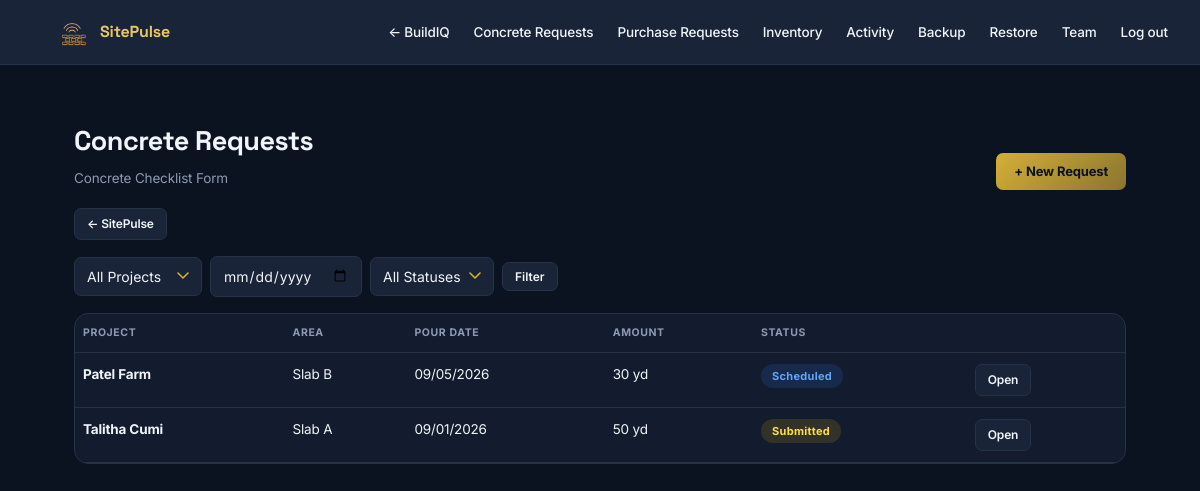
/inventory/concrete (signed in), run on the app's committed database.
### tables this page shows
CREATE TABLE inventory_concrete_requests (
            id INTEGER PRIMARY KEY AUTOINCREMENT, project TEXT NOT NULL,
            job_site_address TEXT, area_description TEXT, pour_date TEXT NOT NULL,
            pour_time TEXT, mix_design_psi TEXT, mix_slump TEXT, concrete_amount TEXT,
            truck_spacing TEXT, pump_size TEXT, pump_arrival_time TEXT,
            lab_required TEXT, lab_time TEXT, drilling_required TEXT, drilling_time TEXT,
            requested_by TEXT, requested_signature TEXT, requested_date TEXT,
            ordered_by TEXT, ordered_signature TEXT, ordered_date TEXT,
            concrete_company TEXT, concrete_company_phone TEXT,
            pump_company TEXT, pump_company_phone TEXT,
            lab_company TEXT, drilling_company TEXT, drilling_company_phone TEXT,
            status TEXT DEFAULT 'Submitted',
            created_at TEXT, updated_at TEXT
        , pump_type TEXT, concrete_arrival_time TEXT, full_reminder_sent_at TEXT);

### app.py (the view)
@app.route("/inventory/concrete")
@login_required
def inventory_concrete_list():
    send_due_concrete_reminders()
    db = get_db()
    rows = db.execute("SELECT * FROM inventory_concrete_requests ORDER BY pour_date DESC").fetchall()
    project_options = sorted({r["project"] for r in rows if r["project"]})
    status_options = sorted({r["status"] or "Submitted" for r in rows})
    project_filter = request.args.get("project", "")
    pour_date_filter = request.args.get("pour_date", "")
    status_filter = request.args.get("status", "")
    filtered_rows = rows
    if project_filter:
        filtered_rows = [r for r in filtered_rows if r["project"] == project_filter]
    if pour_date_filter:
        filtered_rows = [r for r in filtered_rows if r["pour_date"] == pour_date_filter]
    if status_filter:
        filtered_rows = [r for r in filtered_rows if (r["status"] or "Submitted") == status_filter]
    return render_template("inventory/concrete_requests.html", requests=filtered_rows,
                            has_any_requests=len(rows) > 0,
                            project_options=project_options, status_options=status_options,
                            project_filter=project_filter, pour_date_filter=pour_date_filter,
                            status_filter=status_filter)

### app.py (called while the page is built, shortened)
@app.template_filter("friendly_date")
def friendly_date(date_str):
    if not date_str:
        return ""
    try:
        return datetime.strptime(date_str, "%Y-%m-%d").strftime("%m/%d/%Y")
    except ValueError:
        return date_str

def get_db():
    if "db" not in g:
        g.db = sqlite3.connect(DB_PATH)
        g.db.row_factory = sqlite3.Row
    return g.db

def is_admin():
    return current_user.is_authenticated and current_user.email in ADMIN_EMAILS

@app.context_processor
def inject_permissions():
    return {
        "has_project_hunt_access": current_user.is_authenticated and current_user.email in FULL_ACCESS_EMAILS,
        "is_procurement": current_user.is_authenticated and current_user.email in PROCUREMENT_EMAILS,
        "is_admin_user": is_admin(),
    }

@app.before_request
def restrict_project_hunt():
    if request.path.startswith("/tracker") and current_user.is_authenticated:
        if current_user.email not in FULL_ACCESS_EMAILS:
            flash("You don't have access to Project Hunt.", "error")
            return redirect(url_for("home"))

@login_manager.user_loader
def load_user(user_id):
    db = get_db()
    row = db.execute("SELECT * FROM users WHERE id = ?", (user_id,)).fetchone()
    return User(row) if row else None

def send_due_concrete_reminders():
    db = get_db()
    tomorrow = (date.today() + timedelta(days=1)).isoformat()
    due = db.execute(
        "SELECT * FROM inventory_concrete_requests WHERE status = 'Scheduled' AND pour_date = ? "
        "AND (full_reminder_sent_at IS NULL OR full_reminder_sent_at = '')",
        (tomorrow,)
    ).fetchall()
    if due:
        db.commit()

### templates/inventory/concrete_requests.html (shortened to what this page needs)
{% extends "inventory/base.html" %}
{% block content %}
<div class="section-row">
    <div><h1>Concrete Requests</h1><p class="sub">Concrete Checklist Form</p></div>
    <a href="{{ url_for('inventory_new_concrete') }}" class="btn btn-gold">+ New Request</a>
</div>
<a href="{{ url_for('inventory_home') }}" class="btn btn-sm" style="margin-bottom:16px;">&larr; SitePulse</a>
<form method="GET" class="inline-form" style="margin-bottom:16px; flex-wrap:wrap;">
    <select name="project" style="width:auto;">
        <option value="">All Projects</option>
    </select>
    <input type="date" name="pour_date" value="{{ pour_date_filter }}" style="width:auto;">
    <select name="status" style="width:auto;">
        <option value="">All Statuses</option>
    </select>
    <button type="submit" class="btn-sm">Filter</button>
</form>
{% if requests|length == 0 %}
<div class="card"><p class="sub" style="margin:0;">{{ 'No concrete requests match this filter.' if has_any_requests else 'No concrete requests logged yet.' }}</p></div>
{% else %}
<div class="card" style="padding:0; overflow-x:auto;">
    <table>
        <tr><th>Project</th><th>Area</th><th>Pour Date</th><th>Amount</th><th>Status</th><th></th></tr>
        {% for r in requests %}
        <tr>
            <td><strong>{{ r['project'] }}</strong></td>
            <td>{{ r['area_description'] or '\u2014' }}</td>
            <td>{{ r['pour_date']|friendly_date }}</td>
            <td>{{ r['concrete_amount'] or '\u2014' }}</td>
            <td><span class="badge {{ 'status-awarded' if r['status']=='Completed' else ('status-inprogress' if r['status']=='Scheduled' else 'status-pending') }}">{{ r['status'] or 'Submitted' }}</span></td>
            <td><a href="{{ url_for('inventory_view_concrete', request_id=r['id']) }}" class="btn btn-sm">Open</a></td>
        </tr>
        {% endfor %}
    </table>
</div>
{% endif %}
{% endblock %}

### templates/inventory/base.html (shortened to what this page needs)
<!DOCTYPE html>
<html lang="en">
<head>
    <link rel="stylesheet" href="https://unpkg.com/leaflet@1.9.4/dist/leaflet.css" />
</head>
<body>
    <nav>
        <div class="brand-group">
            <a href="{{ url_for('inventory_home') }}" class="logo-only"><img src="{{ url_for('static', filename='icons/apps/sitepulse.png') }}" alt="SitePulse" style="height:32px; vertical-align:middle;"></a>
            <a href="{{ url_for('inventory_home') }}" class="brand-text">SitePulse</a>
        </div>
        <div class="nav-links">
            {% if current_user.is_authenticated %}
                <a href="{{ url_for('home') }}">&larr; BuildIQ</a>
                <a href="{{ url_for('inventory_concrete_list') }}">Concrete Requests</a>
                <a href="{{ url_for('inventory_purchase_list') }}">Purchase Requests</a>
                <a href="{{ url_for('inventory_materials_list') }}">Inventory</a>
                {% if current_user.email == "ayoub@darycet.com" %}<a href="{{ url_for('inventory_activity_log') }}">Activity</a>{% endif %}
                {% if current_user.email == "ayoub@darycet.com" %}<a href="{{ url_for('admin_backup') }}">Backup</a>{% endif %}
                {% if current_user.email == "ayoub@darycet.com" %}<a href="{{ url_for('admin_restore') }}">Restore</a>{% endif %}
                {% if current_user.email == "ayoub@darycet.com" %}<a href="{{ url_for('team_list') }}">Team</a>{% endif %}
                <a href="{{ url_for('logout') }}">Log out</a>
            {% else %}
                <a href="{{ url_for('login') }}">Log in</a>
                <a href="{{ url_for('signup') }}" class="cta">Get Started</a>
            {% endif %}
        </div>
    </nav>
    <div class="container">
        {% block content %}{% endblock %}
    </div>
</body>
</html>

### templates/inventory/base.html (style rules this page uses)
* { margin: 0; padding: 0; box-sizing: border-box; }
:root { --navy: #0B1220; --navy-light: #1A2438; --navy-card: #151E30; --gold: #D4AF37; --gold-light: #E8C765; --gold-dim: #8A7530; --text-light: #F1F5F9; --text-dim: #8B9BB4; --border: #263248; --green: #22C55E; --red: #EF4444; --yellow: #EAB308; --blue: #3B82F6; }
body { font-family: 'Inter', -apple-system, BlinkMacSystemFont, 'Segoe UI', Arial, sans-serif; background-color: var(--navy); color: var(--text-light); line-height: 1.5; font-weight: 400; letter-spacing: -0.01em; }
a { color: var(--gold-light); text-decoration: none; }
nav { background: var(--navy-light); padding: 16px 32px; display: flex; justify-content: space-between; align-items: center; border-bottom: 1px solid var(--border); }
nav .logo-only { display: flex; align-items: center; }
nav .brand-text { font-family: 'Space Grotesk', 'Inter', sans-serif; font-weight: 700; font-size: 16px; letter-spacing: -0.01em; color: var(--gold-light); margin-left: 12px; white-space: nowrap; }
nav .brand-group { display: flex; align-items: center; }
nav .nav-links { display: flex; align-items: center; }
nav a { color: var(--text-light); margin-left: 24px; font-size: 13.5px; font-weight: 500; }
.container { max-width: 1100px; margin: 0 auto; padding: 36px 24px; }
.card { background: rgba(21,30,48,0.88); backdrop-filter: blur(8px); -webkit-backdrop-filter: blur(8px); border: 1px solid var(--border); border-radius: 14px; padding: 24px; margin-bottom: 20px; }
h1 { font-family: 'Space Grotesk', 'Inter', sans-serif; font-size: 27px; margin-bottom: 6px; color: var(--text-light); font-weight: 700; letter-spacing: -0.02em; }
p.sub { color: var(--text-dim); margin-bottom: 20px; font-size: 13.5px; }
input, textarea, select { width: 100%; padding: 10px 12px; background: var(--navy-light); border: 1px solid var(--border); border-radius: 7px; font-size: 14px; font-family: inherit; color: var(--text-light); }
select { appearance: none; -webkit-appearance: none; background-repeat: no-repeat; background-position: right 12px center; padding-right: 32px; }
button, .btn { background: var(--navy-light); border: 1px solid var(--border); color: var(--text-light); padding: 9px 18px; border-radius: 7px; font-size: 13px; font-weight: 600; cursor: pointer; display: inline-block; margin-top: 14px; transition: all 0.15s; font-family: inherit; }
.btn-gold { background: linear-gradient(135deg, var(--gold), var(--gold-dim)); color: var(--navy); border: none; font-weight: 700; }
.btn-sm { padding: 6px 12px; font-size: 12px; margin-top: 0; }
table { width: 100%; border-collapse: collapse; }
th, td { text-align: left; padding: 11px 8px; border-bottom: 1px solid var(--border); font-size: 13.5px; vertical-align: top; color: var(--text-light); }
tbody tr { transition: background 0.15s; }
th { color: var(--text-dim); font-size: 10.5px; text-transform: uppercase; letter-spacing: 0.6px; font-weight: 700; }
.badge { padding: 4px 11px; border-radius: 20px; font-size: 11px; font-weight: 700; display: inline-block; letter-spacing: 0.3px; }
.status-inprogress { background: rgba(59,130,246,0.15); color: #60A5FA; }
.status-pending { background: rgba(234,179,8,0.15); color: #FDE047; }
.section-row { display: flex; justify-content: space-between; align-items: center; margin-top: 20px; }
.inline-form { display: flex; gap: 8px; align-items: center; }
.inline-form input, .inline-form select { width: auto; }

### data on the page
inventory_concrete_requests: project "Patel Farm", area_description "Slab B", pour_date|friendly_date "09/05/2026", concrete_amount "30 yd", status "Scheduled"
inventory_concrete_requests: project "Talitha Cumi", area_description "Slab A", pour_date|friendly_date "09/01/2026", concrete_amount "50 yd", status "Submitted"
